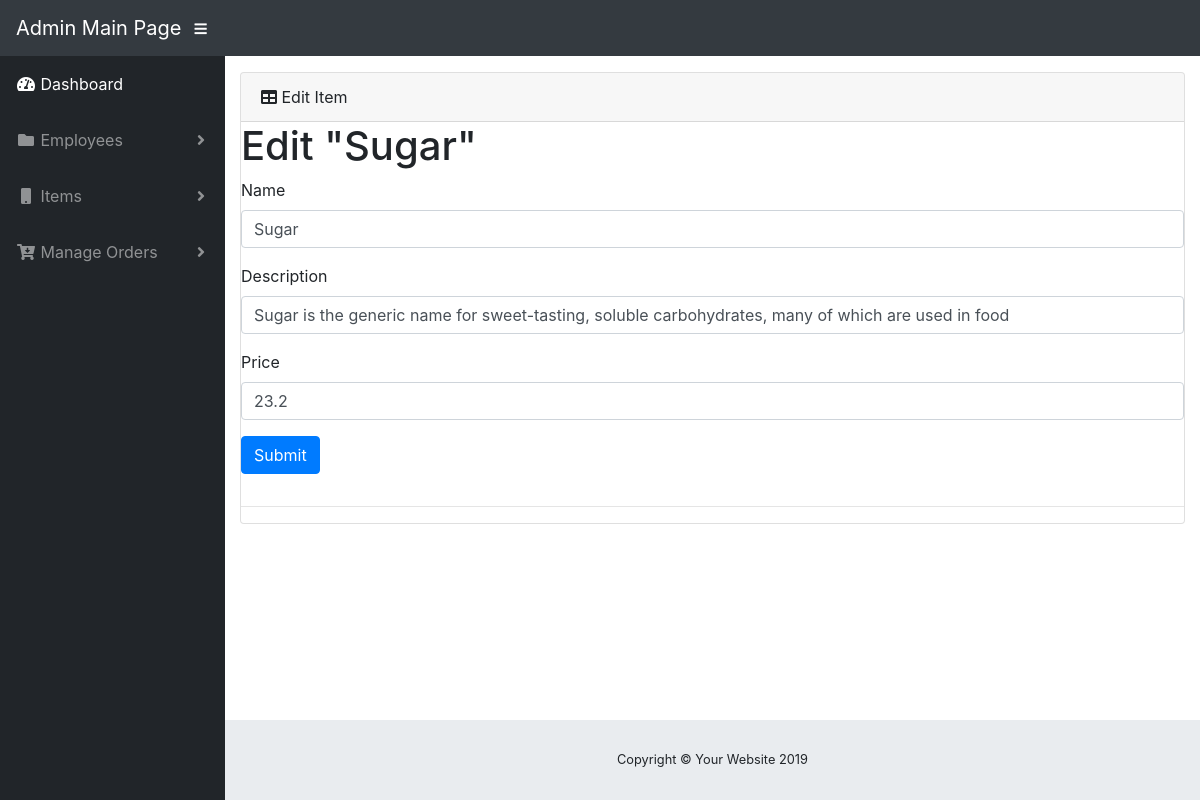
The app's page /4/edititems with its own data.
### model.py (models this page shows)
class Items(db.Model):
    __tablename__ = "items"
    id = db.Column(db.Integer, primary_key=True)
    name = db.Column(db.Text, nullable=False)
    description = db.Column(db.Text, nullable=False)
    price = db.Column(db.Float, nullable=False)

### sm.py (the view, shortened to what this page needs)
@app.route('/<int:id>/edititems', methods=('GET', 'POST'))
def edititems(id):
    item = get_item(id)
    return render_template('edititems.html', item=item)

### controller.py (called while the page is built)
def get_item(item_id):
    return Items.query.filter_by(id=item_id).first()

### templates/edititems.html (shortened to what this page needs)
{% extends 'base.html' %}
{% block content %}
<div class="card mb-3">
          <div class="card-header">
            <i class="fas fa-table"></i>
            Edit Item</div>
    <h1>{% block title %} Edit "{{ item['name'] }}" {% endblock %}</h1>
<form method="post">
 <div class="form-group">
 <label for="name">Name</label>
 <input type="text" name="name" placeholder="Item Name"
 class="form-control" autoComplete="off"
 value="{{ request.form['name'] or item['name'] }}">
 </div>
   <div class="form-group">
 <label for="description">Description</label>
 <input type="text" name="description" placeholder="Item Description"
 class="form-control"
 value="{{ request.form['description'] or item['description'] }}">
 </div>
 <div class="form-group">
 <label for="price">Price</label>
 <input type="text" name="price" placeholder="Item price"
 class="form-control" value="{{ request.form['price'] or item['price'] }}"></input>
 </div>
 <div class="form-group">
 <button type="submit" class="btn btn-primary">Submit</button>
 </div>
</form>
<hr>
</div>
{% endblock %}

### records on screen
Items: name "Sugar", description "Sugar is the generic name for sweet-tasting, soluble carbohydrates, many of which are used in food", price "23.2"
